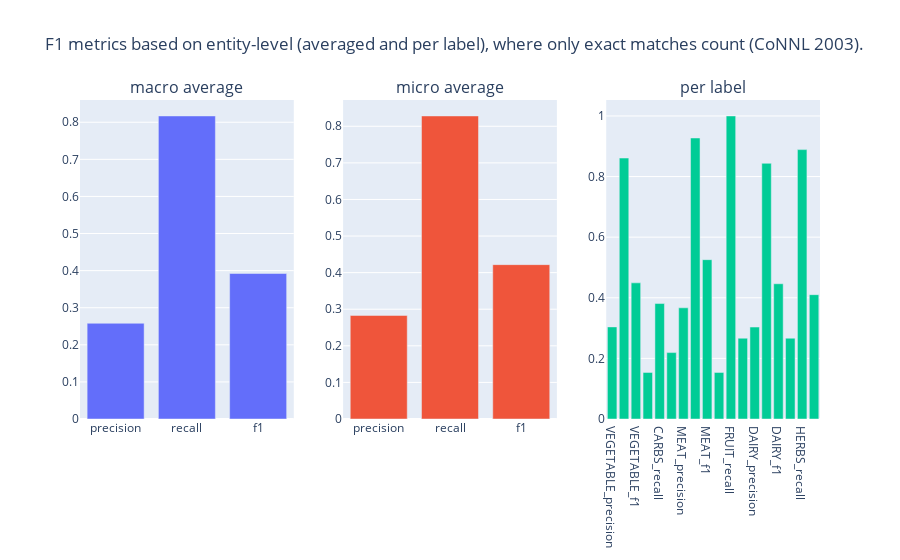

The cell this chart's notebook holds for it:
### Markdown cell above
From the above, we see that the `MEAT` concept is being recognized more often than most other concepts even though most meals only contain a single type of meat and multiple vegetables. This indicates that this concept might be a bit trigger happy. After some investigation, it shows that both **"roast"** and **"sauce"** are the culprits, since they are being recognized as `MEAT`. 

![meat is trigger happy](img/concise_concepts/trigger_happy.png)

After annotating and validating some data, we are able to assess the value of our few-shot model based on some scoring metrics. We can use this to asses potential fine-tuning of our input data or the number of words to expand our concepts over.

### Code cell
from rubrix.metrics.token_classification import f1
f1("concise-concepts").visualize()

### Figure 1 — Plotly figure (JSON) as saved in the notebook; plotly's stock layout.template omitted (floating-point values rounded to 4 significant figures)
{"data": [{"type": "bar", "x": ["precision", "recall", "f1"], "xaxis": "x", "y": [0.2581, 0.817, 0.3923], "yaxis": "y"}, {"type": "bar", "x": ["precision", "recall", "f1"], "xaxis": "x2", "y": [0.283, 0.8282, 0.4219], "yaxis": "y2"}, {"type": "bar", "x": ["VEGETABLE_precision", "VEGETABLE_recall", "VEGETABLE_f1", "CARBS_precision", "CARBS_recall", "CARBS_f1", "MEAT_precision", "MEAT_recall", "MEAT_f1", "FRUIT_precision", "FRUIT_recall", "FRUIT_f1", "DAIRY_precision", "DAIRY_recall", "DAIRY_f1", "HERBS_precision", "HERBS_recall", "HERBS_f1"], "xaxis": "x3", "y": [0.3039, 0.8611, 0.4493, 0.1538, 0.381, 0.2192, 0.3669, 0.9273, 0.5258, 0.1538, 1, 0.2667, 0.3034, 0.8438, 0.4463, 0.2667, 0.8889, 0.4103], "yaxis": "y3"}], "layout": {"annotations": [{"font": {"size": 16}, "showarrow": false, "text": "macro average", "x": 0.1444, "xanchor": "center", "xref": "paper", "y": 1, "yanchor": "bottom", "yref": "paper"}, {"font": {"size": 16}, "showarrow": false, "text": "micro average", "x": 0.5, "xanchor": "center", "xref": "paper", "y": 1, "yanchor": "bottom", "yref": "paper"}, {"font": {"size": 16}, "showarrow": false, "text": "per label", "x": 0.8556, "xanchor": "center", "xref": "paper", "y": 1, "yanchor": "bottom", "yref": "paper"}], "showlegend": false, "title": {"text": "F1 metrics based on entity-level (averaged and per label), where only exact matches count (CoNNL 2003)."}, "xaxis": {"anchor": "y", "domain": [0, 0.2889]}, "xaxis2": {"anchor": "y2", "domain": [0.3556, 0.6444]}, "xaxis3": {"anchor": "y3", "domain": [0.7111, 1]}, "yaxis": {"anchor": "x", "domain": [0, 1]}, "yaxis2": {"anchor": "x2", "domain": [0, 1]}, "yaxis3": {"anchor": "x3", "domain": [0, 1]}}}
